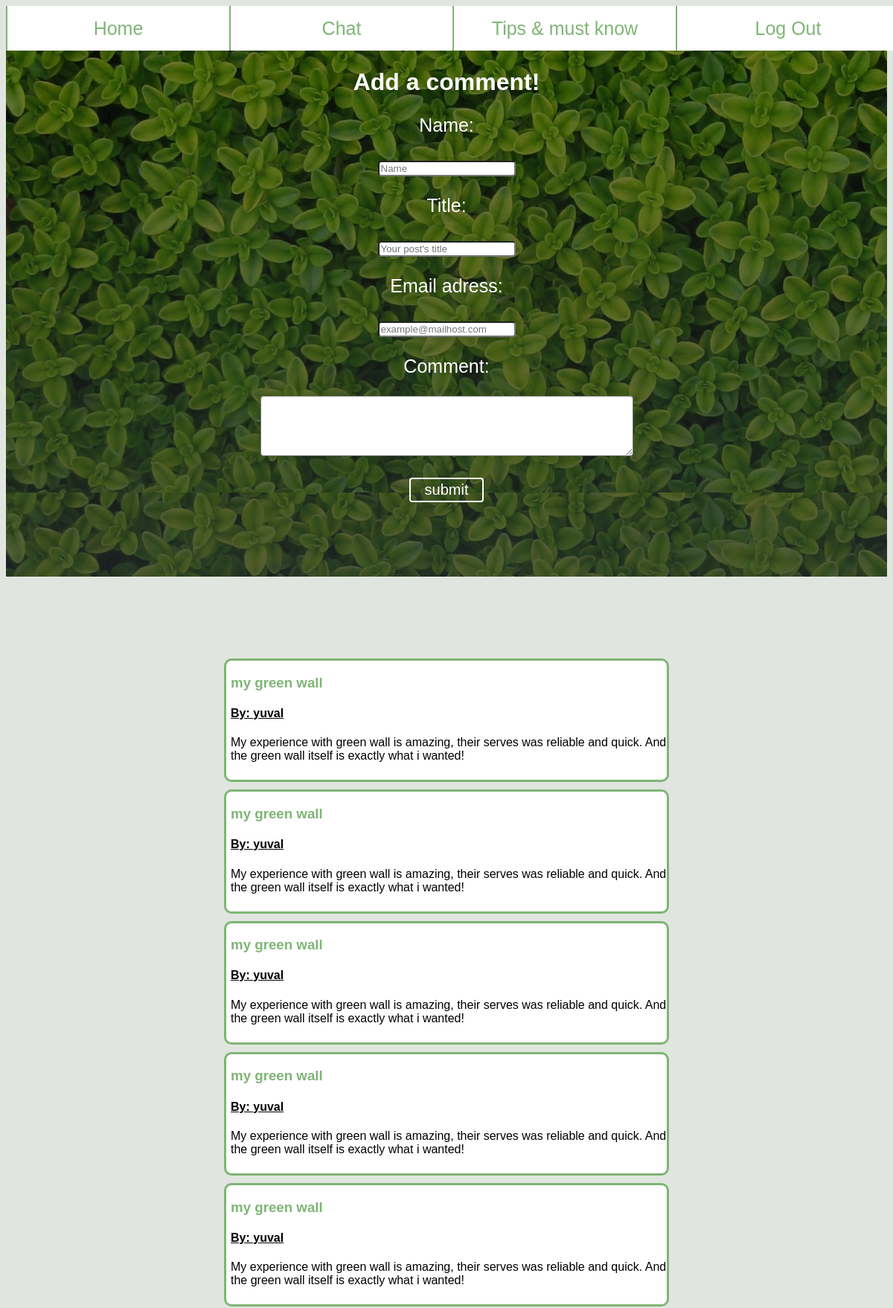
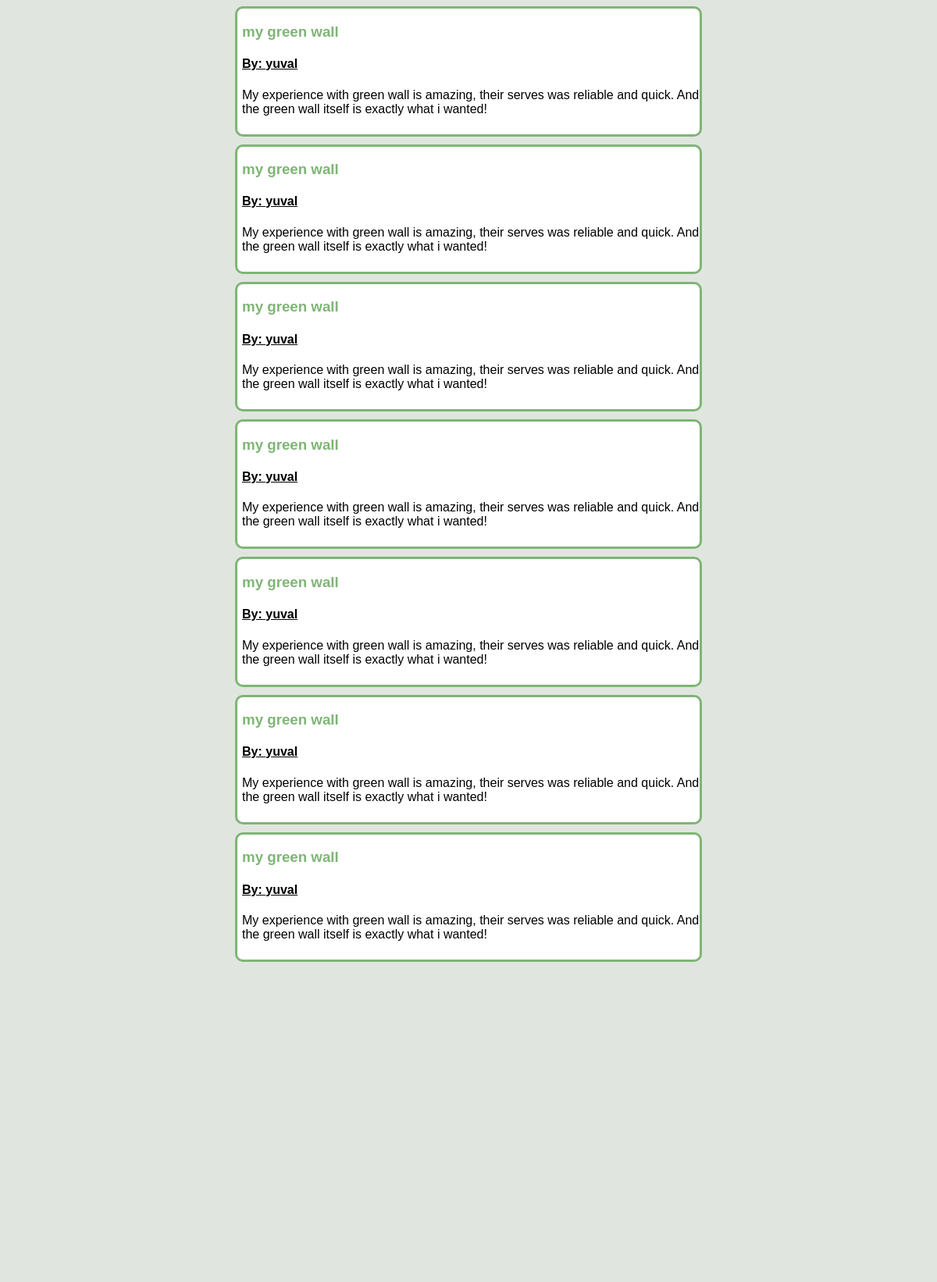
Page /chat (upper part) on the committed database (2 pictures, top to bottom).
### model.py (models this page shows, shortened)
class Post(Base):
	__tablename__ = 'posts'
	post_id = Column(Integer, primary_key=True)
	author_name = Column(String)
	title = Column(String)
	content = Column(String)
	author_email = Column(String)

### app.py (the view, shortened to what this page needs)
@app.route('/chat', methods=['GET', 'POST'])
def chat():
	if request.method == 'GET':
		all_posts = query_all_posts()
		all_posts = all_posts[::-1]
		return render_template('chatroom.html', all_posts = all_posts, login_session = login_session)

### database.py (called while the page is built)
def query_all_posts():
	return session1.query(Post).all()

### templates/chatroom.html (shortened to what this page needs)
<!DOCTYPE html>
<html>
<head>
	<link rel="stylesheet" type="text/css" href="{{ url_for('static', filename='chatroom.css') }}">
	<link rel="stylesheet" type="text/css" href="{{ url_for('static', filename='navbar.css') }}">
</head>
<body>
	<div class = "navbar">
      <div class="nav_item"><a href="{{url_for( 'home')}}">Home</a></div>
      <div class="nav_item"><a href="{{url_for( 'chat')}}">Chat</a></div>
      <div class="nav_item"><a href="{{url_for( 'tips')}}">Tips & must know</a></div>
      <div class="nav_item"><a href="{{url_for( 'admin_logout')}}" id = "log_out_button">Log Out</a></div>
  </div>
<br><br><br>
	<div id="form">
	<div id="mini_form">
	<h1 align="center" id="comment_h1">Add a comment!</h1>
	<form action = "/chat" method = "post" >
		<div id="submit_buttons">
		<p>Name:</p>
		<input type="text" name="author_name" placeholder="Name" class ="submit_erea">
		<p>Title:</p>
		<input type="text" name="title" placeholder="Your post's title" class ="submit_erea">
		<p>Email adress:</p>
		<input type="text" name="author_email" placeholder="example@mailhost.com" class="submit_erea">
		<p>Comment:</p>
		<textarea rows="5" cols="60" style="display: block;" name="content" class="submit_erea">
		</textarea>
		<br>
		<input type="submit" name="submit" value = "submit" id = "submit_form">
	</div>
	</form>
	</div>
</div>
	<div class="posts">
	{% for post in all_posts %}
	<div class = "post_item">
		{% if post.title == "" %}
			<h3>No Title</h3>
		{% else %}
			<h3 class = "post_title">{{post.title}}</h3>
		{% endif %}
		{% if post.author_name == "" %}
			<h4><u>By: anonimous</u></h4>
		{% else %}
			<h4 class = "post_author"><u>By: {{post.author_name}}</u></h4>
		{% endif %}
		<p class = "post_content">{{post.content}}</p>
	</div>
	{% endfor %}
</div>
</body>
</html>

### static/chatroom.css (style rules this page uses)
body { background-color: #e0e6df; }
#comment_h1 { margin: 0; padding-top: 30px; }
.post_item { margin: 0 auto; word-wrap: break-word; border: 3px solid #7fb576; border-radius: 10px; margin-top: 10PX; width:50%; font-family:Arial, sans-serif; background-color: white; }
.post_title { margin-left: 6px; color:#7fb576; }
.post_author { margin-left: 6px; }
.post_content { margin-left: 6px; }
#form { text-align: center; padding-bottom: 100px; background-image: linear-gradient(rgba(0, 0, 0, 0.5) 0px, rgba(33, 37, 41, 0.72) 100%), url("luckybackground.jpg"); }
.posts { background-color: #e0e6df; height: 3000px; padding-top: 100px; }
#mini_form { color: white; font-family:Arial, sans-serif; }
#submit_buttons { font-family:Arial, sans-serif; font-size: 25px; }
.submit_erea { border-radius: 4px; margin: auto; }
.post_content { padding-bottom: 7px; }
textarea { margin: auto; }
#submit_form { border-radius: 4px; background-color: Transparent; border:2px solid white; color:white; width:100px; height: 33px; font-size: 20px; }

### static/navbar.css (style rules this page uses)
.navbar { position: fixed; z-index: 2; font-family:Arial, sans-serif; width: 100%; display: flex; flex-direction: row; flex-wrap: nowrap; justify-content: space-between; text-align: center; height: 60px; background-color: rgba(255,255,255,1); }
.nav_item { display: flex; justify-content: center; align-items: center; height: 100%; width: 25%; font-size: 25px; border-left: 2px solid #7fb576; }
#log_out_button { size:2px; font-size: 25px; }
.nav_item a { display: block; color: #7fb576; text-decoration: none; text-align: center; }

### rows in the picture
Post: title "my green wall", author_name "yuval", content "My experience with green wall is amazing, their serves was reliable and quick. And the green wall itself is exactly what i wanted!"
Post: title "my green wall", author_name "yuval", content "My experience with green wall is amazing, their serves was reliable and quick. And the green wall itself is exactly what i wanted!"
Post: title "my green wall", author_name "yuval", content "My experience with green wall is amazing, their serves was reliable and quick. And the green wall itself is exactly what i wanted!"
Post: title "my green wall", author_name "yuval", content "My experience with green wall is amazing, their serves was reliable and quick. And the green wall itself is exactly what i wanted!"
Post: title "my green wall", author_name "yuval", content "My experience with green wall is amazing, their serves was reliable and quick. And the green wall itself is exactly what i wanted!"
Post: title "my green wall", author_name "yuval", content "My experience with green wall is amazing, their serves was reliable and quick. And the green wall itself is exactly what i wanted!"
Post: title "my green wall", author_name "yuval", content "My experience with green wall is amazing, their serves was reliable and quick. And the green wall itself is exactly what i wanted!"
Post: title "my green wall", author_name "yuval", content "My experience with green wall is amazing, their serves was reliable and quick. And the green wall itself is exactly what i wanted!"
Post: title "my green wall", author_name "yuval", content "My experience with green wall is amazing, their serves was reliable and quick. And the green wall itself is exactly what i wanted!"
Post: title "my green wall", author_name "yuval", content "My experience with green wall is amazing, their serves was reliable and quick. And the green wall itself is exactly what i wanted!"
Post: title "my green wall", author_name "yuval", content "My experience with green wall is amazing, their serves was reliable and quick. And the green wall itself is exactly what i wanted!"
Post: title "my green wall", author_name "yuval", content "My experience with green wall is amazing, their serves was reliable and quick. And the green wall itself is exactly what i wanted!"
